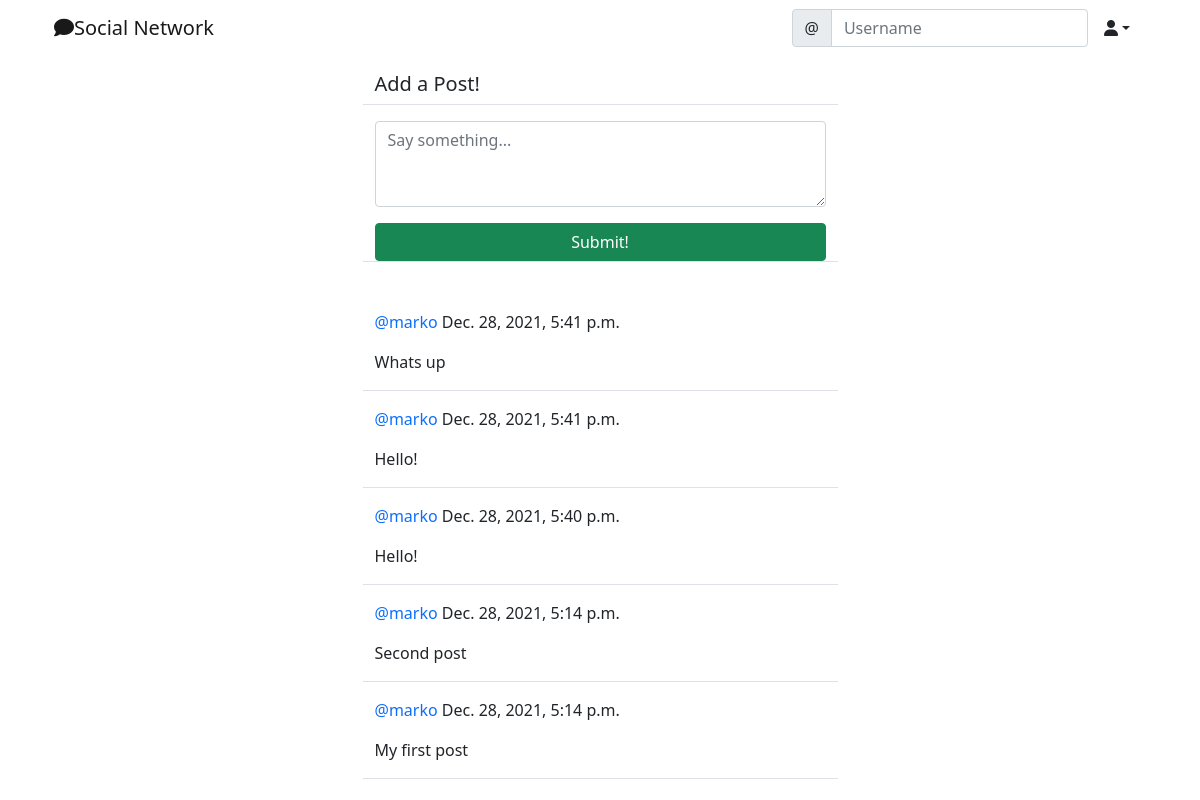
/social/ (signed in), run on the app's committed database.
### social/models.py (models this page shows)
class Post(models.Model):
    body = models.TextField()
    created_on = models.DateTimeField(default=timezone.now)
    author = models.ForeignKey(User, on_delete=models.CASCADE)

### social/views.py (the view, shortened to what this page needs)
# urls.py: path('', PostListView.as_view(), name='post-list'),
class PostListView(LoginRequiredMixin, View):
    def get(self, request, *args, **kwargs):
        posts = Post.objects.all().order_by('-created_on')
        form = PostForm()
        context = {
            'post_list': posts,
            'form': form,
        }
        return render(request, 'social/post_list.html', context)

### social/forms.py
class PostForm(forms.ModelForm):
    body = forms.CharField(
        label='',
        widget=forms.Textarea(attrs={
            'rows': 3,
            'placeholder': 'Say something...',
        })
    )
    class Meta:
        model = Post
        fields = ['body']

### social/templates/social/post_list.html (shortened to what this page needs)
{% extends 'landing/base.html' %}
{% load crispy_forms_tags %}
{% block content %}
    <div class="container">
        <div class="row justify-content-center mt-3">
            <div class="col-md-5 col-sm-12 border-bottom">
                <h5>Add a Post!</h5>
            </div>
        </div>
        <div class="row justify-content-center mt-3 mb-5">
            <div class="col-md-5 col-sm-12 border-bottom">
                <form method="POST">
                    {{form | crispy}}
                    <div class="d-grid gap-2">
                        <button class="btn btn-success mt-3">Submit!</button>
                    </div>
                </form>
            </div>
        </div>
        {% for post in post_list %}
        <div class="row justify-content-center mt-3">
            <div class="col-md-5 col-sm-12 border-bottom position-relative">
                <p><a style="text-decoration: none;" class="text-primary" href="{% url 'profile' post.author.pk %}">@{{post.author}}</a> {{post.created_on}}</p>
                <div class="position-relative">
                    <p>{{post.body}}</p>
                </div>
            </div>
        </div>
        {% endfor %}
    </div>
{% endblock content %}

### data on the page
Post: author "marko", created_on "Dec. 28, 2021, 5:41 p.m.", body "Whats up"
Post: author "marko", created_on "Dec. 28, 2021, 5:41 p.m.", body "Hello!"
Post: author "marko", created_on "Dec. 28, 2021, 5:40 p.m.", body "Hello!"
Post: author "marko", created_on "Dec. 28, 2021, 5:14 p.m.", body "Second post"
Post: author "marko", created_on "Dec. 28, 2021, 5:14 p.m.", body "My first post"
